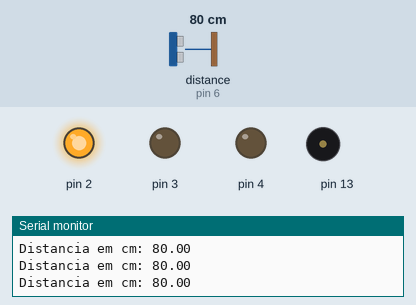
Bench run of a sketch on a simulated Arduino Uno, built with avr-gcc and run on an emulated ATmega328P. Parts: output pins drawn as LEDs (lit = HIGH), buzzer (waves = sounding), the last lines printed to the serial monitor. Inputs (shaded band) come from the test bench; at power-on: distance to the obstacle (sensor on pin 6) 80 cm. The echo pulse lasts 58.3 µs per cm; pins used as bus, display or sensor lines are not drawn.

Above: at 1.2 s.
1.3 s: distance to the obstacle (sensor on pin 6) set to 22 cm
2.8 s: distance to the obstacle (sensor on pin 6) set to 19 cm
At 2.96 s:
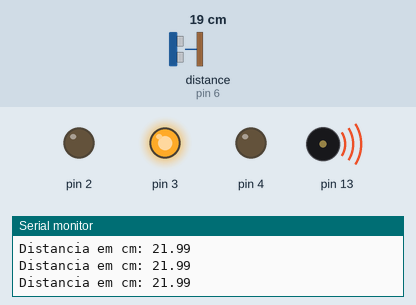
5.8 s: distance to the obstacle (sensor on pin 6) set to 12 cm
8.8 s: distance to the obstacle (sensor on pin 6) set to 9 cm
At 8.99 s:
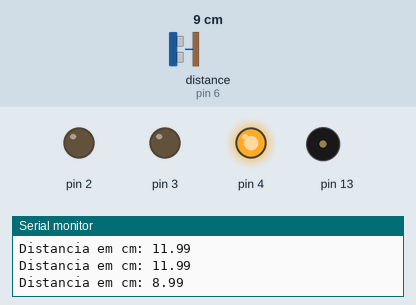
11.8 s: distance to the obstacle (sensor on pin 6) set to 18 cm
At 12.02 s:
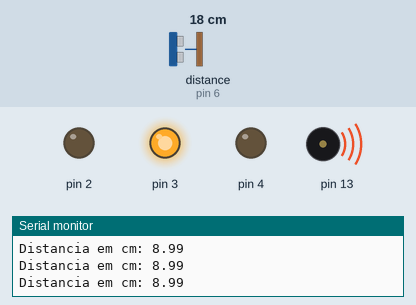
14.8 s: distance to the obstacle (sensor on pin 6) set to 2 cm
At 15.13 s:
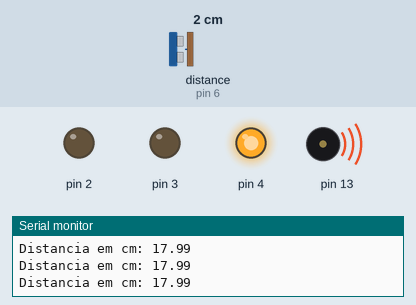
Timing chart, 0 to 18.8 s (numbered marks = the images above; inputs shaded):
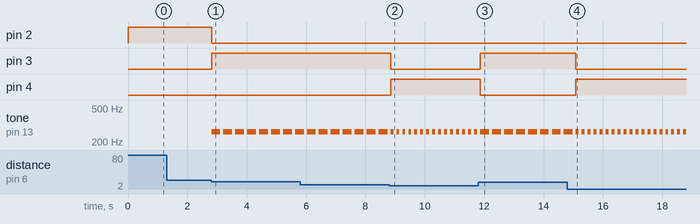

The sketch:

ultrasonicFabricio.ino
```cpp
#include <Ultrasonic.h>

#define pino_trigger 8
#define pino_echo 6
Ultrasonic ultrasonic(pino_trigger, pino_echo);

void setup()
{
  Serial.begin(9600);
  pinMode(2, OUTPUT);
  pinMode(3, OUTPUT);
  pinMode(4, OUTPUT);
  pinMode(13, OUTPUT);
}

void loop(){
  float cmMsec;
  long microsec = ultrasonic.timing();
  cmMsec = ultrasonic.convert(microsec, Ultrasonic::CM);

  if(cmMsec>20){
    digitalWrite(2, HIGH);
    digitalWrite(3, LOW);
    digitalWrite(4, LOW);
  }
  else if(cmMsec<=20 && cmMsec>10){
    digitalWrite(2, LOW);
    digitalWrite(3, HIGH);
    digitalWrite(4, LOW);
    digitalWrite(13, HIGH);
    tone(13, 262, 300);
    delay(300);
  }
  else if(cmMsec<=10){
    digitalWrite(2, LOW);
    digitalWrite(3, LOW);
    digitalWrite(4, HIGH);
    digitalWrite(13, HIGH);
    tone(13, 262, 100);
    delay(100);
  }
  Serial.print("Distancia em cm: ");
  Serial.println(cmMsec);
  delay(100);
}
```

Measured:
- the behaviour switches between 21 and 20 cm on distance to the obstacle (sensor on pin 6) (found by bisection; images 0 and 1)
- the behaviour switches between 11 and 10 cm on distance to the obstacle (sensor on pin 6) (found by bisection; images 1 and 2)
- after the input at 2.8 s, pin 2: HIGH → LOW at once; pin 3: LOW → HIGH at once; tone on pin 13: alternates 262 Hz for 0.30 s and silent for 0.10 s, starting at once
- after the input at 8.8 s, pin 3: HIGH → LOW after 0.05 s; pin 4: LOW → HIGH after 0.05 s; tone on pin 13: alternates 262 Hz for 0.10 s and silent for 0.10 s, starting after 0.15 s
- after the input at 11.8 s, pin 3: LOW → HIGH after 0.07 s; pin 4: HIGH → LOW after 0.07 s; tone on pin 13: alternates 262 Hz for 0.30 s and silent for 0.10 s, starting after 0.37 s
- after the input at 14.8 s, pin 3: HIGH → LOW after 0.29 s; pin 4: LOW → HIGH after 0.29 s; tone on pin 13: alternates 262 Hz for 0.10 s and silent for 0.10 s, starting after 0.39 s
